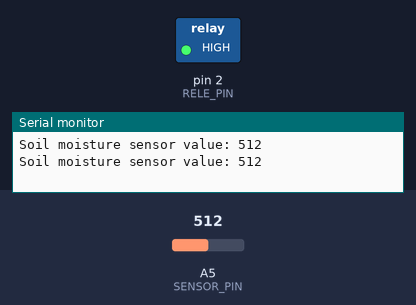
This sketch was run on a simulated Arduino Uno, built with avr-gcc and run on an emulated ATmega328P. Parts: switched loads named in the sketch (green lamp = pin HIGH), the last lines printed to the serial monitor. The inputs (shaded band) are chosen by the test bench; at power-on: A5 (SENSOR_PIN) = 512.

Above: at 1.2 s.
1.3 s: A5 (SENSOR_PIN) set to 410
3.2 s: A5 (SENSOR_PIN) set to 391
At 4.7 s:
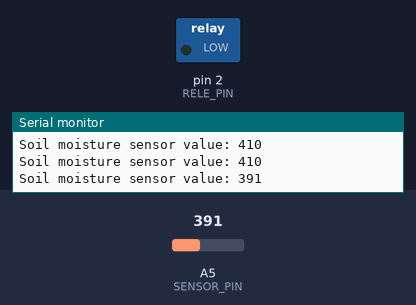
5.5 s: A5 (SENSOR_PIN) set to 511
At 7.0 s:
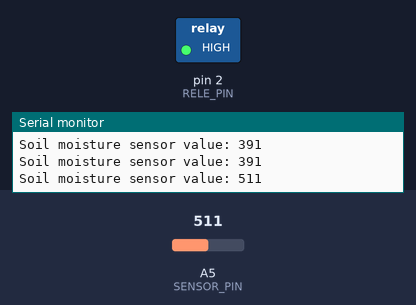
7.5 s: A5 (SENSOR_PIN) set to 390
At 9.4 s:
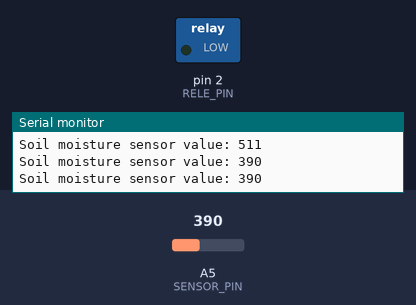
Timing chart, 0 to 10.6 s (numbered marks = the images above; inputs shaded):
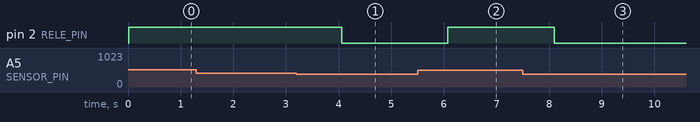

The sketch:

gardem.ino
```cpp
// =====================================================================================
// Read values from a soil moisture sensor and turn on or off a water pump accordingly
// This code works with capacitance-based soil moisture sensors
// Created on 17 July 2024
// Created by Lucas Fernando (https://www.youtube.com/@lucasfernandochannel)
// You are free to use this code the way you want
//========================================================================================

// Defining soil moisture reading threshold
// From 0 to 400 - wet soil
// Above 400 - dry soil
#define THRESHOLD 400
#define RELE_PIN 2 //Relè is connected to digital pin 2
#define SENSOR_PIN A5 //Soil moisture sensor connected to analog pin A5


void setup() {
  pinMode(RELE_PIN, OUTPUT);
  digitalWrite(RELE_PIN, LOW);
  Serial.begin(9600);
}

void loop() {
  long sensorValue = 0;
  for (int i = 0; i < 100; i++) {
    sensorValue += analogRead(SENSOR_PIN);
  }
  sensorValue = sensorValue / 100;

  // Print the sensor reading values
  Serial.print("Soil moisture sensor value: ");
  Serial.println(sensorValue);

  if (sensorValue > THRESHOLD) {
    // Turn on the water pump
    digitalWrite(RELE_PIN, HIGH);
  } else {
    // Turn off the water pump
    digitalWrite(RELE_PIN, LOW);
  }

  // Wait one second before measure the soil moisture again
  delay(1000);
}
```

Measured:
- the behaviour switches between 401 and 400 on A5 (SENSOR_PIN) (found by bisection; images 0 and 1)
- after the input at 3.2 s, pin 2 (RELE_PIN): HIGH → LOW after 0.86 s
- after the input at 5.5 s, pin 2 (RELE_PIN): LOW → HIGH after 0.58 s
- after the input at 7.5 s, pin 2 (RELE_PIN): HIGH → LOW after 0.60 s
